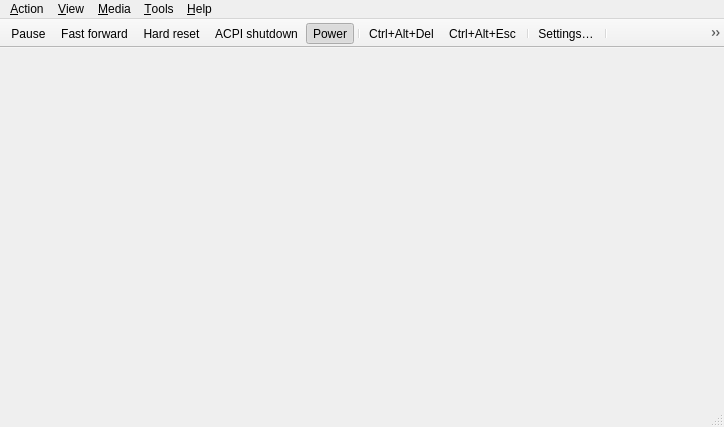
<?xml version="1.0" encoding="UTF-8"?>
<ui version="4.0">
 <class>MainWindow</class>
 <widget class="QMainWindow" name="MainWindow">
  <property name="geometry">
   <rect>
    <x>0</x>
    <y>0</y>
    <width>724</width>
    <height>427</height>
   </rect>
  </property>
  <property name="windowTitle">
   <string>86Box</string>
  </property>
  <widget class="QWidget" name="centralwidget">
   <property name="sizePolicy">
    <sizepolicy hsizetype="Expanding" vsizetype="Expanding">
     <horstretch>0</horstretch>
     <verstretch>0</verstretch>
    </sizepolicy>
   </property>
   <layout class="QVBoxLayout" name="verticalLayout">
    <property name="spacing">
     <number>0</number>
    </property>
    <property name="leftMargin">
     <number>0</number>
    </property>
    <property name="topMargin">
     <number>0</number>
    </property>
    <property name="rightMargin">
     <number>0</number>
    </property>
    <property name="bottomMargin">
     <number>0</number>
    </property>
    <item>
     <widget class="RendererStack" name="stackedWidget">
      <property name="sizePolicy">
       <sizepolicy hsizetype="Expanding" vsizetype="Expanding">
        <horstretch>0</horstretch>
        <verstretch>0</verstretch>
       </sizepolicy>
      </property>
     </widget>
    </item>
   </layout>
  </widget>
  <widget class="QMenuBar" name="menubar">
   <property name="geometry">
    <rect>
     <x>0</x>
     <y>0</y>
     <width>724</width>
     <height>21</height>
    </rect>
   </property>
   <widget class="QMenu" name="menuAction">
    <property name="title">
     <string>&amp;Action</string>
    </property>
    <widget class="QMenu" name="menuTablet_tool">
     <property name="title">
      <string>&amp;Tablet tool</string>
     </property>
     <addaction name="actionPen"/>
     <addaction name="actionCursor_Puck"/>
    </widget>
    <widget class="QMenu" name="menuInput_device">
     <property name="title">
      <string>Input &amp;device</string>
     </property>
     <addaction name="actionMouse"/>
     <addaction name="actionTablet"/>
     <addaction name="actionTablet_Crosshair"/>
    </widget>
    <addaction name="actionKeyboard_requires_capture"/>
    <addaction name="actionRight_CTRL_is_left_ALT"/>
    <addaction name="separator"/>
    <addaction name="actionUpdate_mouse_every_CPU_frame"/>
    <addaction name="menuInput_device"/>
    <addaction name="menuTablet_tool"/>
    <addaction name="separator"/>
    <addaction name="actionPause"/>
    <addaction name="separator"/>
    <addaction name="actionFullscreen"/>
    <addaction name="actionToggle_OSD"/>
    <addaction name="separator"/>
    <addaction name="actionFast_forward"/>
    <addaction name="actionFast_forward_on_start"/>
    <addaction name="actionForce_interpretation"/>
    <addaction name="separator"/>
    <addaction name="actionHard_Reset"/>
    <addaction name="actionCtrl_Alt_Del"/>
    <addaction name="separator"/>
    <addaction name="actionCtrl_Alt_Esc"/>
    <addaction name="actionNon_maskable_interrupt"/>
    <addaction name="separator"/>
    <addaction name="actionACPI_Shutdown"/>
    <addaction name="actionPower_switch"/>
    <addaction name="actionKeep_window_open_when_powered_off"/>
    <addaction name="actionPower_off"/>
    <addaction name="actionExit"/>
   </widget>
   <widget class="QMenu" name="menuTools">
    <property name="title">
     <string>&amp;Tools</string>
    </property>
    <widget class="QMenu" name="menuSound">
     <property name="title">
      <string>S&amp;ound</string>
     </property>
     <widget class="QMenu" name="menuMIDI">
      <property name="title">
       <string>M&amp;IDI output device</string>
      </property>
      <addaction name="separator"/>
      <addaction name="actionMIDI_restart_device"/>
     </widget>
     <widget class="QMenu" name="menuMIDI_command">
      <property name="title">
       <string>Send MIDI &amp;command</string>
      </property>
      <addaction name="actionMIDI_reset_GM"/>
      <addaction name="actionMIDI_reset_GS"/>
      <addaction name="actionMIDI_reset_XG"/>
      <addaction name="actionMIDI_reset_MT32"/>
      <addaction name="separator"/>
      <addaction name="actionMIDI_all_notes_off"/>
     </widget>
     <addaction name="actionMute_Unmute"/>
     <addaction name="separator"/>
     <addaction name="actionSound_gain"/>
     <addaction name="separator"/>
     <addaction name="menuMIDI"/>
     <addaction name="menuMIDI_command"/>
     <addaction name="actionMIDI_LCD"/>
    </widget>
    <addaction name="actionSettings"/>
    <addaction name="actionUpdate_status_bar_icons"/>
    <addaction name="actionShow_USB_activity"/>
    <addaction name="separator"/>
    <addaction name="actionTake_screenshot"/>
    <addaction name="actionTake_raw_screenshot"/>
    <addaction name="actionCopy_screenshot"/>
    <addaction name="actionCopy_raw_screenshot"/>
    <addaction name="separator"/>
    <addaction name="menuSound"/>
    <addaction name="separator"/>
    <addaction name="actionPreferences"/>
    <addaction name="separator"/>
    <addaction name="actionBegin_trace"/>
    <addaction name="actionEnd_trace"/>
    <addaction name="separator"/>
    <addaction name="actionMCA_devices"/>
    <addaction name="actionMemory_viewer"/>
    <addaction name="separator"/>
    <addaction name="actionOpen_printer_tray"/>
    <addaction name="actionOpen_screenshots_folder"/>
   </widget>
   <widget class="QMenu" name="menuView">
    <property name="title">
     <string>&amp;View</string>
    </property>
    <widget class="QMenu" name="menuRenderer">
     <property name="title">
      <string>Re&amp;nderer</string>
     </property>
     <addaction name="actionSoftware_Renderer"/>
     <addaction name="actionOpenGL"/>
     <addaction name="actionVulkan"/>
     <addaction name="actionVNC"/>
    </widget>
    <widget class="QMenu" name="menuWindow_scale_factor">
     <property name="title">
      <string>&amp;Window scale factor</string>
     </property>
     <addaction name="action0_5x"/>
     <addaction name="action1x"/>
     <addaction name="action1_5x"/>
     <addaction name="action2x"/>
     <addaction name="action3x"/>
     <addaction name="action4x"/>
     <addaction name="action5x"/>
     <addaction name="action6x"/>
     <addaction name="action7x"/>
     <addaction name="action8x"/>
    </widget>
    <widget class="QMenu" name="menuFilter_method">
     <property name="title">
      <string>Fi&amp;lter method</string>
     </property>
     <addaction name="actionNearest"/>
     <addaction name="actionLinear"/>
    </widget>
    <widget class="QMenu" name="menuFullscreen_stretch_mode">
     <property name="title">
      <string>Fullscreen &amp;stretch mode</string>
     </property>
     <addaction name="actionFullScreen_stretch"/>
     <addaction name="actionFullScreen_43"/>
     <addaction name="actionFullScreen_keepRatio"/>
     <addaction name="actionFullScreen_int"/>
     <addaction name="actionFullScreen_int43"/>
     <addaction name="actionFullScreen_int43_vert"/>
     <addaction name="actionFullScreen_center"/>
     <addaction name="actionFullScreen_center43"/>
    </widget>
    <widget class="QMenu" name="menuOpenGL_input_stretch_mode">
     <property name="title">
      <string>OpenGL input stretch mode</string>
     </property>
     <addaction name="action_Full_screen_stretch_gl"/>
     <addaction name="action_4_3_gl"/>
     <addaction name="action_Square_pixels_keep_ratio_gl"/>
     <addaction name="action_Integer_scale_gl"/>
     <addaction name="action4_3_Integer_scale_gl"/>
    </widget>
    <widget class="QMenu" name="menuOpenGL_input_scale">
     <property name="title">
      <string>OpenGL input scale</string>
     </property>
     <addaction name="action_0_5x_2"/>
     <addaction name="action_1x_2"/>
     <addaction name="action1_5x_2"/>
     <addaction name="action_2x_2"/>
     <addaction name="action_3x_2"/>
     <addaction name="action_4x_2"/>
     <addaction name="action_5x_2"/>
     <addaction name="action_6x_2"/>
     <addaction name="action_7x_2"/>
     <addaction name="action_8x_2"/>
    </widget>
    <addaction name="actionHide_tool_bar"/>
    <addaction name="actionHide_status_bar"/>
    <addaction name="actionShow_non_primary_monitors"/>
    <addaction name="separator"/>
    <addaction name="actionResizable_window"/>
    <addaction name="actionRemember_size_and_position"/>
    <addaction name="actionSpecify_dimensions"/>
    <addaction name="actionForce_4_3_display_ratio"/>
    <addaction name="actionForce_device_aspect_ratio"/>
    <addaction name="separator"/>
    <addaction name="menuFullscreen_stretch_mode"/>
    <addaction name="actionApply_fullscreen_stretch_mode_when_maximized"/>
    <addaction name="actionCGA_composite_settings"/>
    <addaction name="separator"/>
    <addaction name="menuWindow_scale_factor"/>
    <addaction name="actionHiDPI_scaling"/>
    <addaction name="separator"/>
    <addaction name="menuFilter_method"/>
    <addaction name="separator"/>
    <addaction name="menuRenderer"/>
    <addaction name="actionRenderer_options"/>
    <addaction name="menuOpenGL_input_stretch_mode"/>
    <addaction name="menuOpenGL_input_scale"/>
   </widget>
   <widget class="QMenu" name="menuMedia">
    <property name="title">
     <string>&amp;Media</string>
    </property>
   </widget>
   <widget class="QMenu" name="menuAbout">
    <property name="title">
     <string>&amp;Help</string>
    </property>
    <addaction name="actionDocumentation"/>
    <addaction name="actionAbout_86Box"/>
    <addaction name="actionAbout_Qt"/>
   </widget>
   <addaction name="menuAction"/>
   <addaction name="menuView"/>
   <addaction name="menuMedia"/>
   <addaction name="menuTools"/>
   <addaction name="menuAbout"/>
  </widget>
  <widget class="QStatusBar" name="statusbar"/>
  <widget class="QToolBar" name="toolBar">
   <property name="contextMenuPolicy">
    <enum>Qt::PreventContextMenu</enum>
   </property>
   <property name="windowTitle">
    <string notr="true">toolBar</string>
   </property>
   <property name="autoFillBackground">
    <bool>true</bool>
   </property>
   <property name="movable">
    <bool>false</bool>
   </property>
   <property name="allowedAreas">
    <set>Qt::TopToolBarArea</set>
   </property>
   <property name="iconSize">
    <size>
     <width>16</width>
     <height>16</height>
    </size>
   </property>
   <property name="toolButtonStyle">
    <enum>Qt::ToolButtonIconOnly</enum>
   </property>
   <property name="floatable">
    <bool>false</bool>
   </property>
   <attribute name="toolBarArea">
    <enum>TopToolBarArea</enum>
   </attribute>
   <attribute name="toolBarBreak">
    <bool>false</bool>
   </attribute>
   <addaction name="actionPause"/>
   <addaction name="actionFast_forward"/>
   <addaction name="actionHard_Reset"/>
   <addaction name="actionACPI_Shutdown"/>
   <addaction name="actionPower_switch"/>
   <addaction name="separator"/>
   <addaction name="actionCtrl_Alt_Del"/>
   <addaction name="actionCtrl_Alt_Esc"/>
   <addaction name="separator"/>
   <addaction name="actionSettings"/>
   <addaction name="separator"/>
   <addaction name="actionTake_screenshot"/>
   <addaction name="actionCopy_screenshot"/>
  </widget>
  <action name="actionFast_forward_on_start">
   <property name="checkable">
    <bool>true</bool>
   </property>
   <property name="text">
    <string>Fast forward at &amp;startup</string>
   </property>
  </action>
  <action name="actionForce_interpretation">
   <property name="icon">
    <iconset resource="../qt_resources.qrc">
     <normaloff>:/menuicons/qt/icons/interpreter.ico</normaloff>:/menuicons/qt/icons/interpreter.ico</iconset>
   </property>
   <property name="text">
    <string>&amp;Force interpretation</string>
   </property>
  </action>
  <action name="actionUpdate_mouse_every_CPU_frame">
   <property name="checkable">
    <bool>true</bool>
   </property>
   <property name="text">
    <string>&amp;Update mouse every CPU frame</string>
   </property>
  </action>
  <action name="actionKeyboard_requires_capture">
   <property name="checkable">
    <bool>true</bool>
   </property>
   <property name="text">
    <string>&amp;Keyboard requires capture</string>
   </property>
  </action>
  <action name="actionRight_CTRL_is_left_ALT">
   <property name="checkable">
    <bool>true</bool>
   </property>
   <property name="text">
    <string>&amp;Right CTRL is left ALT</string>
   </property>
  </action>
  <action name="actionPower_switch">
   <property name="checkable">
    <bool>true</bool>
   </property>
   <property name="checked">
    <bool>true</bool>
   </property>
   <property name="icon">
    <iconset resource="../qt_resources.qrc">
     <normaloff>:/menuicons/qt/icons/acpi_shutdown.ico</normaloff>:/menuicons/qt/icons/acpi_shutdown.ico</iconset>
   </property>
   <property name="text">
    <string>Po&amp;wer</string>
   </property>
   <property name="toolTip">
    <string>Power off (the window stays open)</string>
   </property>
  </action>
  <action name="actionKeep_window_open_when_powered_off">
   <property name="checkable">
    <bool>true</bool>
   </property>
   <property name="text">
    <string>&amp;Keep window open when powered off</string>
   </property>
  </action>
  <action name="actionHard_Reset">
   <property name="icon">
    <iconset resource="../qt_resources.qrc">
     <normaloff>:/menuicons/qt/icons/hard_reset.ico</normaloff>:/menuicons/qt/icons/hard_reset.ico</iconset>
   </property>
   <property name="text">
    <string>&amp;Hard reset</string>
   </property>
   <property name="toolTip">
    <string>Hard reset</string>
   </property>
  </action>
  <action name="actionCtrl_Alt_Del">
   <property name="icon">
    <iconset resource="../qt_resources.qrc">
     <normaloff>:/menuicons/qt/icons/send_cad.ico</normaloff>:/menuicons/qt/icons/send_cad.ico</iconset>
   </property>
   <property name="text">
    <string>&amp;Ctrl+Alt+Del</string>
   </property>
   <property name="toolTip">
    <string>Press Ctrl+Alt+Del</string>
   </property>
  </action>
  <action name="actionCtrl_Alt_Esc">
   <property name="icon">
    <iconset resource="../qt_resources.qrc">
     <normaloff>:/menuicons/qt/icons/send_cae.ico</normaloff>:/menuicons/qt/icons/send_cae.ico</iconset>
   </property>
   <property name="text">
    <string>Ctrl+Alt+&amp;Esc</string>
   </property>
   <property name="toolTip">
    <string>Press Ctrl+Alt+Esc</string>
   </property>
  </action>
  <action name="actionNon_maskable_interrupt">
   <property name="text">
    <string>&amp;Non-maskable interrupt</string>
   </property>
   <property name="toolTip">
    <string>Non-maskable interrupt</string>
   </property>
  </action>
  <action name="actionPause">
   <property name="icon">
    <iconset resource="../qt_resources.qrc">
     <normaloff>:/menuicons/qt/icons/pause.ico</normaloff>:/menuicons/qt/icons/pause.ico</iconset>
   </property>
   <property name="text">
    <string>&amp;Pause</string>
   </property>
  </action>
  <action name="actionExit">
   <property name="text">
    <string>E&amp;xit</string>
   </property>
   <property name="menuRole">
    <enum>QAction::QuitRole</enum>
   </property>
  </action>
  <action name="actionSettings">
   <property name="icon">
    <iconset resource="../qt_resources.qrc">
     <normaloff>:/menuicons/qt/icons/settings.ico</normaloff>:/menuicons/qt/icons/settings.ico</iconset>
   </property>
   <property name="text">
    <string>&amp;Settings…</string>
   </property>
   <property name="toolTip">
    <string>Settings…</string>
   </property>
   <property name="menuRole">
    <enum>QAction::NoRole</enum>
   </property>
  </action>
  <action name="actionFullscreen">
   <property name="text">
    <string>&amp;Fullscreen</string>
   </property>
  </action>
  <action name="actionToggle_OSD">
   <property name="text">
    <string>Toggle &amp;on-screen display</string>
   </property>
  </action>
  <action name="actionSoftware_Renderer">
   <property name="checkable">
    <bool>true</bool>
   </property>
   <property name="text">
    <string>&amp;Qt (Software)</string>
   </property>
   <property name="vid_api" stdset="0">
    <number>0</number>
   </property>
  </action>
  <action name="actionHide_status_bar">
   <property name="checkable">
    <bool>true</bool>
   </property>
   <property name="text">
    <string>&amp;Hide status bar</string>
   </property>
  </action>
  <action name="actionResizable_window">
   <property name="checkable">
    <bool>true</bool>
   </property>
   <property name="text">
    <string>&amp;Resizable window</string>
   </property>
  </action>
  <action name="actionRemember_size_and_position">
   <property name="checkable">
    <bool>true</bool>
   </property>
   <property name="text">
    <string>R&amp;emember size &amp;&amp; position</string>
   </property>
  </action>
  <action name="actionSpecify_dimensions">
   <property name="text">
    <string>Specify &amp;dimensions…</string>
   </property>
  </action>
  <action name="actionForce_4_3_display_ratio">
   <property name="checkable">
    <bool>true</bool>
   </property>
   <property name="text">
    <string>Force &amp;4:3 display ratio</string>
   </property>
  </action>
  <action name="actionForce_device_aspect_ratio">
   <property name="checkable">
    <bool>true</bool>
   </property>
   <property name="text">
    <string>Force &amp;machine display ratio</string>
   </property>
   <property name="visible">
    <bool>false</bool>
   </property>
  </action>
  <action name="actionHiDPI_scaling">
   <property name="checkable">
    <bool>true</bool>
   </property>
   <property name="text">
    <string>Hi&amp;DPI scaling</string>
   </property>
  </action>
  <action name="action0_5x">
   <property name="checkable">
    <bool>true</bool>
   </property>
   <property name="text">
    <string>&amp;0.5x</string>
   </property>
  </action>
  <action name="action1x">
   <property name="checkable">
    <bool>true</bool>
   </property>
   <property name="text">
    <string>&amp;1x</string>
   </property>
  </action>
  <action name="action1_5x">
   <property name="checkable">
    <bool>true</bool>
   </property>
   <property name="text">
    <string>1.&amp;5x</string>
   </property>
  </action>
  <action name="action2x">
   <property name="checkable">
    <bool>true</bool>
   </property>
   <property name="text">
    <string>&amp;2x</string>
   </property>
  </action>
  <action name="action3x">
   <property name="checkable">
    <bool>true</bool>
   </property>
   <property name="text">
    <string>&amp;3x</string>
   </property>
  </action>
  <action name="action4x">
   <property name="checkable">
    <bool>true</bool>
   </property>
   <property name="text">
    <string>&amp;4x</string>
   </property>
  </action>
  <action name="action5x">
   <property name="checkable">
    <bool>true</bool>
   </property>
   <property name="text">
    <string>&amp;5x</string>
   </property>
  </action>
  <action name="action6x">
   <property name="checkable">
    <bool>true</bool>
   </property>
   <property name="text">
    <string>&amp;6x</string>
   </property>
  </action>
  <action name="action7x">
   <property name="checkable">
    <bool>true</bool>
   </property>
   <property name="text">
    <string>&amp;7x</string>
   </property>
  </action>
  <action name="action8x">
   <property name="checkable">
    <bool>true</bool>
   </property>
   <property name="text">
    <string>&amp;8x</string>
   </property>
  </action>
  <action name="actionNearest">
   <property name="checkable">
    <bool>true</bool>
   </property>
   <property name="text">
    <string>&amp;Nearest</string>
   </property>
  </action>
  <action name="actionLinear">
   <property name="checkable">
    <bool>true</bool>
   </property>
   <property name="text">
    <string>&amp;Linear</string>
   </property>
  </action>
  <action name="actionFullScreen_stretch">
   <property name="checkable">
    <bool>true</bool>
   </property>
   <property name="text">
    <string>&amp;Full screen stretch</string>
   </property>
  </action>
  <action name="actionFullScreen_43">
   <property name="checkable">
    <bool>true</bool>
   </property>
   <property name="text">
    <string>&amp;4:3</string>
   </property>
  </action>
  <action name="actionFullScreen_keepRatio">
   <property name="checkable">
    <bool>true</bool>
   </property>
   <property name="text">
    <string>&amp;Square pixels (Keep ratio)</string>
   </property>
  </action>
  <action name="actionFullScreen_int">
   <property name="checkable">
    <bool>true</bool>
   </property>
   <property name="text">
    <string>&amp;Integer scale</string>
   </property>
  </action>
  <action name="actionFullScreen_int43">
   <property name="checkable">
    <bool>true</bool>
   </property>
   <property name="text">
    <string>4:&amp;3 Integer scale</string>
   </property>
  </action>
  <action name="actionFullScreen_center">
   <property name="checkable">
    <bool>true</bool>
   </property>
   <property name="text">
    <string>&amp;Center</string>
   </property>
  </action>
  <action name="actionFullScreen_center43">
   <property name="checkable">
    <bool>true</bool>
   </property>
   <property name="text">
    <string>4:3 Cen&amp;ter</string>
   </property>
  </action>
  <action name="actionFullScreen_int43_vert">
   <property name="checkable">
    <bool>true</bool>
   </property>
   <property name="text">
    <string>4:3 Integer scale (&amp;vertical)</string>
   </property>
  </action>
  <action name="actionAbout_Qt">
   <property name="text">
    <string>About &amp;Qt</string>
   </property>
   <property name="visible">
    <bool>false</bool>
   </property>
   <property name="menuRole">
    <enum>QAction::AboutQtRole</enum>
   </property>
  </action>
  <action name="actionAbout_86Box">
   <property name="text">
    <string>&amp;About 86Box…</string>
   </property>
   <property name="menuRole">
    <enum>QAction::AboutRole</enum>
   </property>
  </action>
  <action name="actionDocumentation">
   <property name="text">
    <string>&amp;Documentation…</string>
   </property>
  </action>
  <action name="actionUpdate_status_bar_icons">
   <property name="checkable">
    <bool>true</bool>
   </property>
   <property name="text">
    <string>&amp;Update status bar icons</string>
   </property>
  </action>
  <action name="actionShow_USB_activity">
   <property name="checkable">
    <bool>true</bool>
   </property>
   <property name="text">
    <string>Show US&amp;B activity</string>
   </property>
  </action>
  <action name="actionTake_screenshot">
   <property name="text">
    <string>Take s&amp;creenshot</string>
   </property>
   <property name="toolTip">
    <string>Take screenshot</string>
   </property>
   <property name="icon">
    <iconset resource="../qt_resources.qrc">
     <normaloff>:/menuicons/qt/icons/take_screenshot.ico</normaloff>:/menuicons/qt/icons/take_screenshot.ico</iconset>
   </property>
  </action>
  <action name="actionTake_raw_screenshot">
   <property name="text">
    <string>Take &amp;raw screenshot</string>
   </property>
   <property name="toolTip">
    <string>Take raw screenshot</string>
   </property>
   <property name="icon">
    <iconset resource="../qt_resources.qrc">
     <normaloff>:/menuicons/qt/icons/take_raw_screenshot.ico</normaloff>:/menuicons/qt/icons/take_raw_screenshot.ico</iconset>
   </property>
  </action>
  <action name="actionCopy_screenshot">
   <property name="text">
    <string>C&amp;opy screenshot</string>
   </property>
   <property name="toolTip">
    <string>Copy screenshot</string>
   </property>
   <property name="icon">
    <iconset resource="../qt_resources.qrc">
     <normaloff>:/menuicons/qt/icons/copy_screenshot.ico</normaloff>:/menuicons/qt/icons/copy_screenshot.ico</iconset>
   </property>
  </action>
  <action name="actionCopy_raw_screenshot">
   <property name="text">
    <string>Copy r&amp;aw screenshot</string>
   </property>
   <property name="toolTip">
    <string>Copy raw screenshot</string>
   </property>
   <property name="icon">
    <iconset resource="../qt_resources.qrc">
     <normaloff>:/menuicons/qt/icons/copy_raw_screenshot.ico</normaloff>:/menuicons/qt/icons/copy_raw_screenshot.ico</iconset>
   </property>
  </action>
  <action name="actionMute_Unmute">
   <property name="text">
    <string>&amp;Mute</string>
   </property>
  </action>
  <action name="actionSound_gain">
   <property name="text">
    <string>Sound &amp;gain…</string>
   </property>
  </action>
  <action name="actionMIDI_reset_GM">
   <property name="text">
    <string>&amp;GM System On</string>
   </property>
  </action>
  <action name="actionMIDI_reset_GS">
   <property name="text">
    <string>G&amp;S Reset</string>
   </property>
  </action>
  <action name="actionMIDI_reset_XG">
   <property name="text">
    <string>&amp;XG System On</string>
   </property>
  </action>
  <action name="actionMIDI_reset_MT32">
   <property name="text">
    <string>&amp;MT-32 Reset</string>
   </property>
  </action>
  <action name="actionMIDI_all_notes_off">
   <property name="text">
    <string>All &amp;notes off</string>
   </property>
  </action>
  <action name="actionMIDI_restart_device">
   <property name="text">
    <string>Restart &amp;device</string>
   </property>
  </action>
  <action name="actionMIDI_LCD">
   <property name="checkable">
    <bool>true</bool>
   </property>
   <property name="text">
    <string>Show MIDI &amp;LCD</string>
   </property>
  </action>
  <action name="actionOpenGL">
   <property name="checkable">
    <bool>true</bool>
   </property>
   <property name="text">
    <string>Open&amp;GL</string>
   </property>
   <property name="vid_api" stdset="0">
    <number>1</number>
   </property>
  </action>
  <action name="actionPreferences">
   <property name="text">
    <string>&amp;Preferences…</string>
   </property>
   <property name="menuRole">
    <enum>QAction::PreferencesRole</enum>
   </property>
  </action>
  <action name="actionHide_tool_bar">
   <property name="checkable">
    <bool>true</bool>
   </property>
   <property name="text">
    <string>Hide &amp;toolbar</string>
   </property>
  </action>
  <action name="actionACPI_Shutdown">
   <property name="enabled">
    <bool>true</bool>
   </property>
   <property name="icon">
    <iconset resource="../qt_resources.qrc">
     <normaloff>:/menuicons/qt/icons/acpi_shutdown.ico</normaloff>:/menuicons/qt/icons/acpi_shutdown.ico</iconset>
   </property>
   <property name="text">
    <string>&amp;ACPI shutdown</string>
   </property>
   <property name="toolTip">
    <string>ACPI shutdown</string>
   </property>
   <property name="visible">
    <bool>true</bool>
   </property>
  </action>
  <action name="actionPower_off">
   <property name="icon">
    <iconset resource="../qt_resources.qrc">
     <normaloff>:/menuicons/qt/icons/stop.ico</normaloff>:/menuicons/qt/icons/stop.ico</iconset>
   </property>
   <property name="text">
    <string>Power &amp;off</string>
   </property>
   <property name="toolTip">
    <string>Power off</string>
   </property>
  </action>
  <action name="actionBegin_trace">
   <property name="text">
    <string>Begin trace</string>
   </property>
   <property name="shortcut">
    <string>Ctrl+T</string>
   </property>
   <property name="visible">
    <bool>false</bool>
   </property>
  </action>
  <action name="actionEnd_trace">
   <property name="text">
    <string>End trace</string>
   </property>
   <property name="shortcut">
    <string>Ctrl+T</string>
   </property>
   <property name="visible">
    <bool>false</bool>
   </property>
  </action>
  <action name="actionRenderer_options">
   <property name="text">
    <string>Renderer &amp;options…</string>
   </property>
   <property name="menuRole">
    <enum>QAction::NoRole</enum>
   </property>
  </action>
  <action name="actionVulkan">
   <property name="checkable">
    <bool>true</bool>
   </property>
   <property name="text">
    <string>&amp;Vulkan</string>
   </property>
   <property name="vid_api" stdset="0">
    <number>2</number>
   </property>
  </action>
  <action name="actionMCA_devices">
   <property name="text">
    <string>&amp;MCA devices…</string>
   </property>
  </action>
  <action name="actionMemory_viewer">
   <property name="text">
    <string>Memory &amp;viewer</string>
   </property>
  </action>
  <action name="actionShow_non_primary_monitors">
   <property name="checkable">
    <bool>true</bool>
   </property>
   <property name="text">
    <string>Show non-&amp;primary monitors</string>
   </property>
  </action>
  <action name="actionVNC">
   <property name="checkable">
    <bool>true</bool>
   </property>
   <property name="text">
    <string>V&amp;NC</string>
   </property>
   <property name="vid_api" stdset="0">
    <number>3</number>
   </property>
  </action>
  <action name="actionOpen_printer_tray">
   <property name="text">
    <string>Open p&amp;rinter tray…</string>
   </property>
  </action>
  <action name="actionOpen_screenshots_folder">
   <property name="text">
    <string>Open screenshots &amp;folder…</string>
   </property>
  </action>
  <action name="actionApply_fullscreen_stretch_mode_when_maximized">
   <property name="checkable">
    <bool>true</bool>
   </property>
   <property name="text">
    <string>Appl&amp;y fullscreen stretch mode when maximized</string>
   </property>
  </action>
  <action name="actionCursor_Puck">
   <property name="checkable">
    <bool>true</bool>
   </property>
   <property name="text">
    <string>&amp;Cursor/Puck</string>
   </property>
  </action>
  <action name="actionPen">
   <property name="checkable">
    <bool>true</bool>
   </property>
   <property name="text">
    <string>&amp;Pen</string>
   </property>
  </action>
  <action name="actionCGA_composite_settings">
   <property name="text">
    <string>&amp;CGA composite settings…</string>
   </property>
  </action>
  <action name="action_Full_screen_stretch_gl">
   <property name="checkable">
    <bool>true</bool>
   </property>
   <property name="text">
    <string>&amp;Full screen stretch</string>
   </property>
  </action>
  <action name="action_4_3_gl">
   <property name="checkable">
    <bool>true</bool>
   </property>
   <property name="text">
    <string>&amp;4:3</string>
   </property>
  </action>
  <action name="action_Square_pixels_keep_ratio_gl">
   <property name="checkable">
    <bool>true</bool>
   </property>
   <property name="text">
    <string>&amp;Square pixels (Keep ratio)</string>
   </property>
  </action>
  <action name="action_Integer_scale_gl">
   <property name="checkable">
    <bool>true</bool>
   </property>
   <property name="text">
    <string>&amp;Integer scale</string>
   </property>
  </action>
  <action name="action4_3_Integer_scale_gl">
   <property name="checkable">
    <bool>true</bool>
   </property>
   <property name="text">
    <string>4:&amp;3 Integer scale</string>
   </property>
  </action>
  <action name="action_1x">
   <property name="checkable">
    <bool>true</bool>
   </property>
   <property name="text">
    <string>&amp;1x</string>
   </property>
  </action>
  <action name="action_0_5x_2">
   <property name="checkable">
    <bool>true</bool>
   </property>
   <property name="text">
    <string>&amp;0.5x</string>
   </property>
  </action>
  <action name="action_1x_2">
   <property name="checkable">
    <bool>true</bool>
   </property>
   <property name="text">
    <string>&amp;1x</string>
   </property>
  </action>
  <action name="action1_5x_2">
   <property name="checkable">
    <bool>true</bool>
   </property>
   <property name="text">
    <string>1.&amp;5x</string>
   </property>
  </action>
  <action name="action_2x_2">
   <property name="checkable">
    <bool>true</bool>
   </property>
   <property name="text">
    <string>&amp;2x</string>
   </property>
  </action>
  <action name="action_3x_2">
   <property name="checkable">
    <bool>true</bool>
   </property>
   <property name="text">
    <string>&amp;3x</string>
   </property>
  </action>
  <action name="action_4x_2">
   <property name="checkable">
    <bool>true</bool>
   </property>
   <property name="text">
    <string>&amp;4x</string>
   </property>
  </action>
  <action name="action_5x_2">
   <property name="checkable">
    <bool>true</bool>
   </property>
   <property name="text">
    <string>&amp;5x</string>
   </property>
  </action>
  <action name="action_6x_2">
   <property name="checkable">
    <bool>true</bool>
   </property>
   <property name="text">
    <string>&amp;6x</string>
   </property>
  </action>
  <action name="action_7x_2">
   <property name="checkable">
    <bool>true</bool>
   </property>
   <property name="text">
    <string>&amp;7x</string>
   </property>
  </action>
  <action name="action_8x_2">
   <property name="checkable">
    <bool>true</bool>
   </property>
   <property name="text">
    <string>&amp;8x</string>
   </property>
  </action>
  <action name="actionFast_forward">
   <property name="checkable">
    <bool>true</bool>
   </property>
   <property name="icon">
    <iconset resource="../qt_resources.qrc">
     <normaloff>:/settings/qt/icons/fast_forward.ico</normaloff>:/settings/qt/icons/fast_forward.ico</iconset>
   </property>
   <property name="text">
    <string>&amp;Fast forward</string>
   </property>
   <property name="toolTip">
    <string>Fast forward</string>
   </property>
  </action>
  <action name="actionMouse">
   <property name="text">
    <string>&amp;Mouse</string>
   </property>
   <property name="checkable">
    <bool>true</bool>
   </property>
  </action>
  <action name="actionTablet">
   <property name="text">
    <string>&amp;Tablet</string>
   </property>
   <property name="checkable">
    <bool>true</bool>
   </property>
  </action>
  <action name="actionTablet_Crosshair">
   <property name="text">
    <string>Tablet (&amp;Crosshair)</string>
   </property>
   <property name="checkable">
    <bool>true</bool>
   </property>
  </action>
 </widget>
 <customwidgets>
  <customwidget>
   <class>RendererStack</class>
   <extends>QWidget</extends>
   <header>qt_rendererstack.hpp</header>
   <container>1</container>
  </customwidget>
 </customwidgets>
 <resources>
  <include location="../qt_resources.qrc"/>
 </resources>
 <connections/>
</ui>
